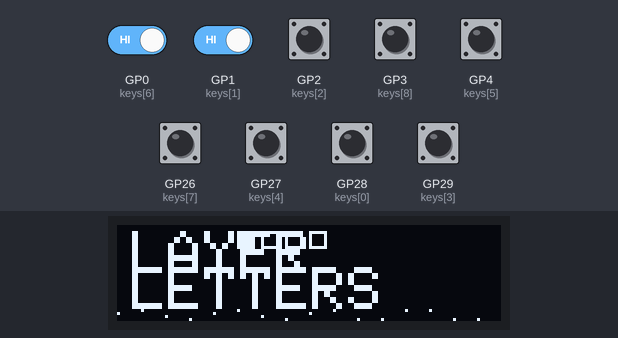
The sketch below on a simulated Raspberry Pi Pico. On the bench: 128×32 one-colour display. The inputs (shaded band) are chosen by the test bench; at power-on: GP0 (keys[6]), GP1 (keys[1]), GP2 (keys[2]), GP3 (keys[8]), GP4 (keys[5]), GP26 (keys[7]), GP27 (keys[4]), GP28 (keys[0]), GP29 (keys[3]) HIGH. USB keyboard and mouse output is not drawn.

Above: at 2.9 s.
3.0 s: GP28 (keys[0]) pulled LOW for 0.15 s
At 3.12 s:
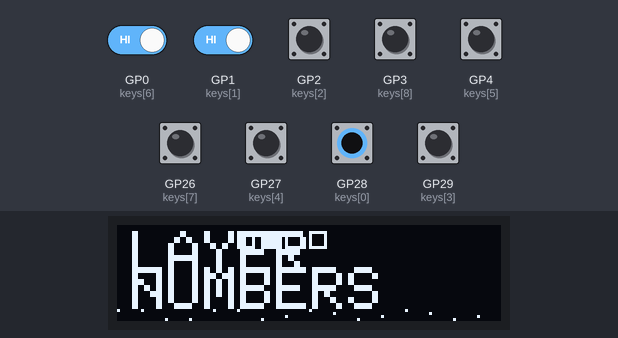
3.7 s: GP28 (keys[0]) pulled LOW for 1 s
At 3.82 s:
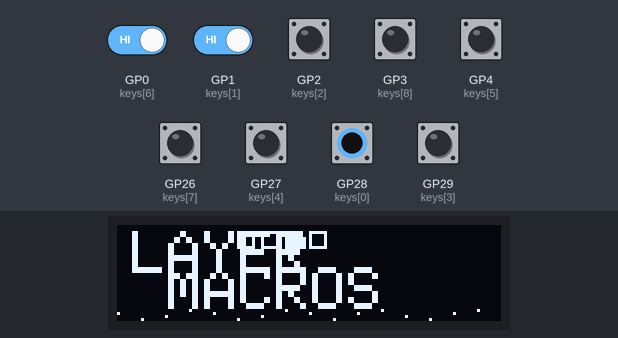
5.3 s: GP28 (keys[0]) pulled LOW for 0.15 s
At 5.42 s:
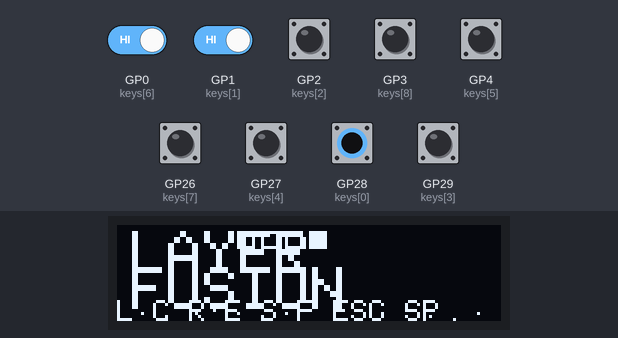
6.0 s: GP28 (keys[0]) pulled LOW for 0.15 s
At 6.01 s:
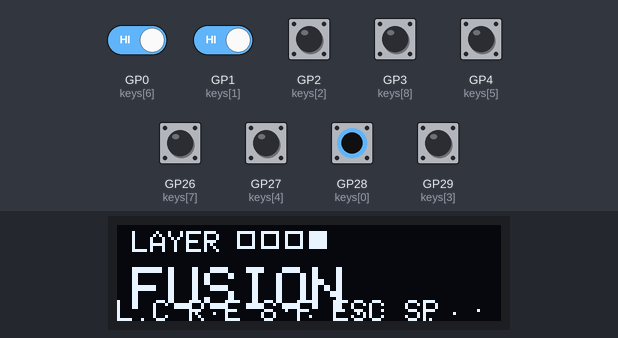
6.7 s: GP0 (keys[6]) driven LOW and GP1 (keys[1]) driven LOW
At 6.86 s:
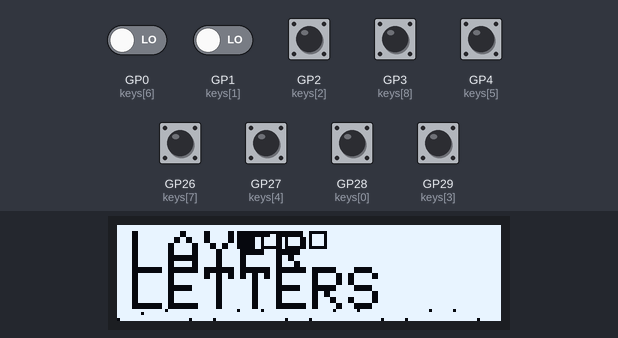

The sketch:

final.ino
```cpp
#include <Keyboard.h>
#include <Wire.h>
#include <Adafruit_GFX.h>
#include <Adafruit_SSD1306.h>

#define SCREEN_WIDTH 128
#define SCREEN_HEIGHT 32
Adafruit_SSD1306 display(SCREEN_WIDTH, SCREEN_HEIGHT, &Wire, -1);

const int keys[9] = {28, 1, 2, 29, 27, 4, 0, 26, 3};
bool lastState[9];
int layer = 0;
unsigned long lastUpdate = 0;
int animFrame = 0;

void setup() {
  Keyboard.begin();
  Wire.setSDA(6);
  Wire.setSCL(7);
  Wire.begin();

  if(!display.begin(SSD1306_SWITCHCAPVCC, 0x3C)) {
    if(!display.begin(SSD1306_SWITCHCAPVCC, 0x3D)) {
      for(;;);
    }
  }

  for (int i = 0; i < 9; i++) {
    pinMode(keys[i], INPUT_PULLUP);
    lastState[i] = HIGH;
  }


  introAnimation();
}

void loop() {
  bool actionTriggered = false;

  for (int i = 0; i < 9; i++) {
    bool current = digitalRead(keys[i]);
    if (lastState[i] == HIGH && current == LOW) {
      handleKey(i);
      actionTriggered = true;

      display.invertDisplay(true);
      delay(100);
      display.invertDisplay(false);
    }
    lastState[i] = current;
  }

  if (millis() - lastUpdate > 50) {
    updateOLED();
    lastUpdate = millis();
    animFrame++;
  }
}

void handleKey(int i) {
  if (i == 0) {
    layer++;
    if (layer > 3) layer = 0;
    return;
  }

  if (layer == 0) {

    char letters[8] = {'A','B','C','D','E','F','G','H'};
    Keyboard.write(letters[i-1]);
  } else if (layer == 1) {

    char numbers[8] = {'1','2','3','4','5','6','7','8'};
    Keyboard.write(numbers[i-1]);
  } else if (layer == 2) {

    if(i==1) { Keyboard.press(KEY_LEFT_CTRL); Keyboard.press('c'); delay(10); Keyboard.releaseAll(); }
    if(i==2) { Keyboard.press(KEY_LEFT_CTRL); Keyboard.press('v'); delay(10); Keyboard.releaseAll(); }
    if(i==3) { Keyboard.press(KEY_LEFT_CTRL); Keyboard.press('z'); delay(10); Keyboard.releaseAll(); }
    if(i==4) { Keyboard.press(KEY_LEFT_CTRL); Keyboard.press('y'); delay(10); Keyboard.releaseAll(); }
    if(i==5) Keyboard.write(KEY_F5);
    if(i==6) { Keyboard.press(KEY_LEFT_CTRL); Keyboard.press('s'); delay(10); Keyboard.releaseAll(); }
    if(i==7) { Keyboard.press(KEY_LEFT_CTRL); Keyboard.press('a'); delay(10); Keyboard.releaseAll(); }
    if(i==8) { Keyboard.press(KEY_LEFT_CTRL); Keyboard.press('f'); delay(10); Keyboard.releaseAll(); }
  } else if (layer == 3) {
    switch(i) {
      case 1:
        Keyboard.write('L');
        break;
      case 2:
        Keyboard.write('C');
        break;
      case 3:
        Keyboard.write('R');
        break;
      case 4:
        Keyboard.write('E');
        break;
      case 5:
        Keyboard.write('S');
        break;
      case 6:
        Keyboard.write('F');
        break;
      case 7:
        Keyboard.write(KEY_ESC);
        break;
      case 8:
        Keyboard.write(' ');
        break;
    }
  }
}

void introAnimation() {
  display.clearDisplay();
  for(int i=0; i<SCREEN_WIDTH; i+=4) {
    display.drawLine(0, 0, i, SCREEN_HEIGHT, SSD1306_WHITE);
    display.display();
    delay(10);
  }
  display.setTextSize(2);
  display.setTextColor(SSD1306_WHITE);
  display.setCursor(20, 10);
  display.print("READY!");
  display.display();
  delay(1000);
}

void updateOLED() {
  display.clearDisplay();

  for (int x = 0; x < 128; x += 8) {
    int y = 30 + sin((animFrame + x) * 0.2) * 2;
    display.drawPixel(x, y, SSD1306_WHITE);
  }

  display.setCursor(5, 2);
  display.print("LAYER ");
  for(int b=0; b<4; b++) {
    if(b == layer) display.fillRect(40 + (b*8), 2, 6, 6, SSD1306_WHITE);
    else display.drawRect(40 + (b*8), 2, 6, 6, SSD1306_WHITE);
  }

  display.setTextSize(2);
  display.setCursor(5, 14);

  switch(layer) {
    case 0: display.print("LETTERS"); break;
    case 1: display.print("NUMBERS"); break;
    case 2: display.print(" MACROS"); break;
    case 3: display.print("FUSION"); break;
  }


  if (layer == 3) {
    display.setTextSize(1);
    display.setCursor(0, 25);
    display.print("L C R E S F ESC SP");
  }

  display.display();
}
```

Measured:
- after the input at 3.0 s, the display: changes after 0.11 s (image 1)
- after the input at 3.7 s, the display: changes after 0.11 s (image 2)
- after the input at 5.3 s, the display: changes after 0.11 s (image 3)
- after the input at 6.7 s, the display: changes after 0.10 s (image 5)
